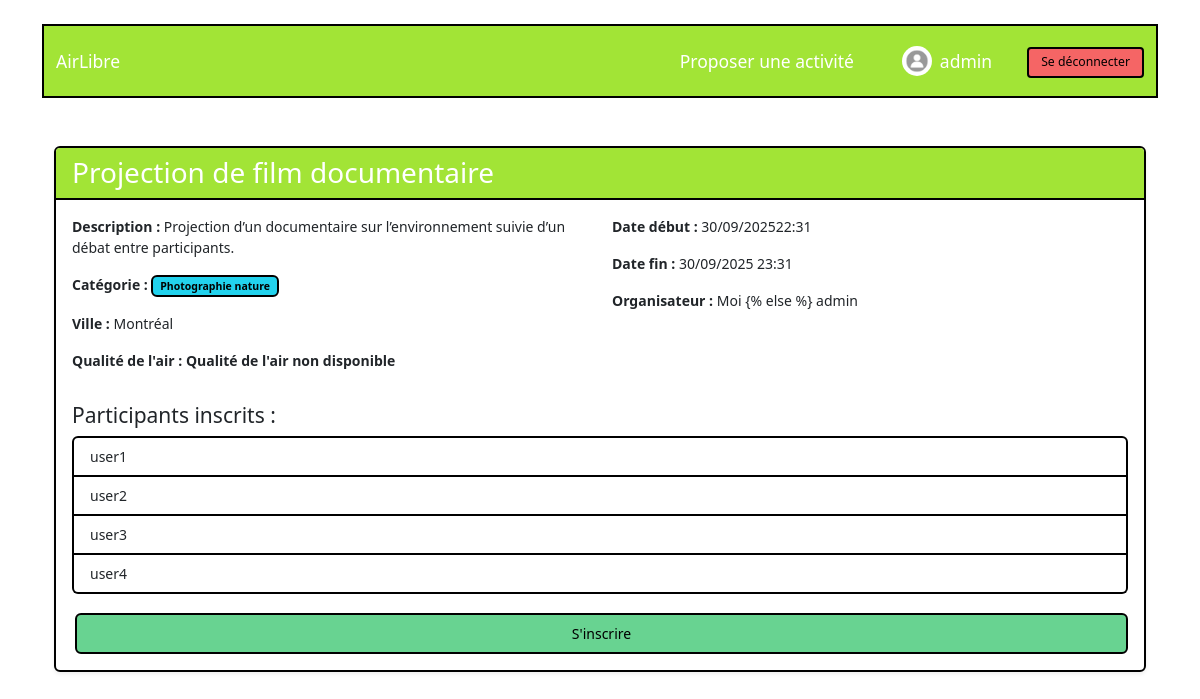
Page /activities/activity/4/ (signed in) on the earlier database version.
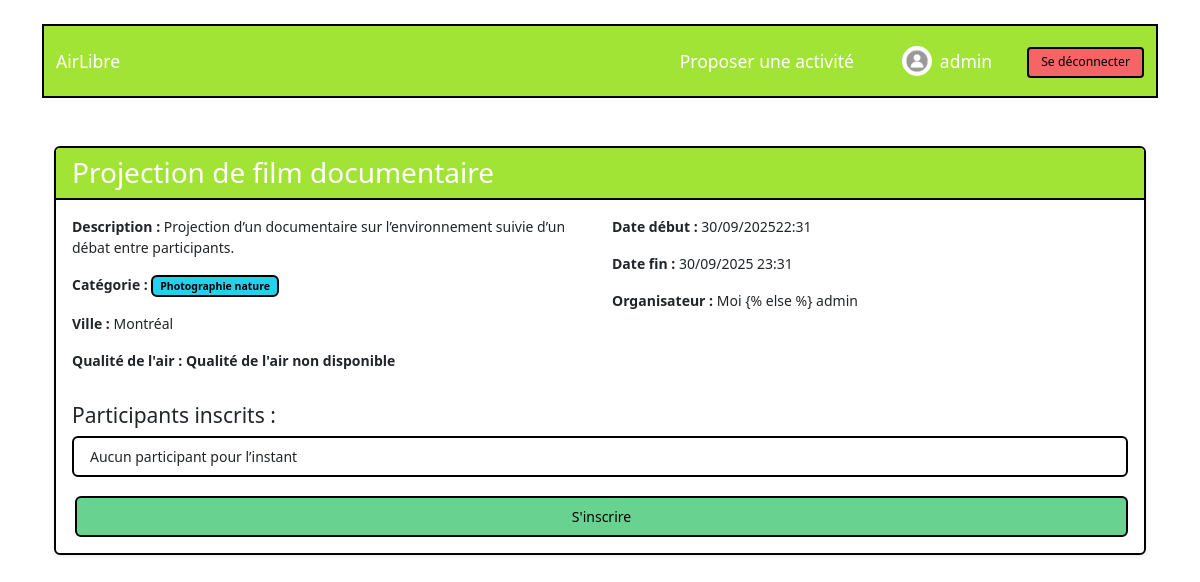
Same page on the later database version.
### activities/models.py (models this page shows, shortened)
class User(AbstractUser):
    avatar = models.ImageField(upload_to='avatars/', null=True, blank=True)
    bio = models.TextField(max_length=500, null=True, blank=True)
    ADMIN = 1
    PARTICIPANT = 2
    ORGANISATEUR = 3
    ROLES_UTILISATEURS = [
        (ADMIN, 'Admin'),
        (PARTICIPANT, 'Participant'),
        (ORGANISATEUR, 'Organisateur'),
    ]
    role = models.PositiveSmallIntegerField(
        choices=ROLES_UTILISATEURS,
        blank=True,
        null=True,
        verbose_name="Rôle",
    )
    class Meta:
        verbose_name = "Utilisateur"
        verbose_name_plural = "Utilisateurs"
        default_related_name = 'users_%(class)s_set'
        ordering = ["username"]

### activities/views.py (the view, shortened to what this page needs)
# urls.py: path("activity/<int:pk>/", views.activity_detail, name="activity_detail"),
def activity_detail(request, pk):
    activity = get_object_or_404(Activity, pk=pk)
    air_quality = get_air_quality(activity.location_city)
    est_inscrit = activity.attendees.filter(id=request.user.id).exists()
    context = {
        "activity": activity,
        "air_quality": air_quality,
        "est_inscrit": est_inscrit,
    }
    return render(request, "activities/detail-activite.html", context)

### activities/views.py (called while the page is built)
def get_air_quality(city: str):
    token = settings.AQICN_TOKEN
    api_url = f"https://api.waqi.info/feed/{city}/?token={token}"
    try:
        response = requests.get(api_url, timeout=5)
        if response.status_code == 200:
            data = response.json()
            if data.get("status") == "ok":
                air_quality = data["data"]["aqi"]
                return air_quality if air_quality is not None else "Non disponible"
            else:
                return "Ville introuvable"
        return "Erreur API"
    except requests.RequestException:
        return "Qualité de l'air non disponible"

### activities/templates/activities/detail-activite.html
{% extends "activities/layout.html" %} {% block content %}
<div class="container mt-5">
  <div class="card shadow-sm">
    <div class="card-header bg-primary text-white">
      <h2 class="mb-0">{{ activity.title }}</h2>
    </div>
    <div class="card-body">
      <div class="row mb-3">
        <div class="col-md-6">
          <p><strong>Description :</strong> {{ activity.description }}</p>
          <p>
            <strong>Catégorie :</strong>
            <span class="badge bg-info text-dark"
              >{{ activity.category.name }}</span
            >
          </p>
          <p><strong>Ville :</strong> {{ activity.location_city }}</p>
          <p>
            <strong>Qualité de l'air :</strong>
            <span class="fw-bold">
              <span>{{ air_quality }}</span>
            </span>
          </p>
        </div>
        <div class="col-md-6">
          <p>
            <strong>Date début :</strong>
            {{activity.start_time|date:"d/m/YH:i"}}
          </p>
          <p>
            <strong>Date fin :</strong> {{ activity.end_time|date:"d/m/Y H:i" }}
          </p>
          <p>
            <strong>Organisateur :</strong>
            {% if user.is_authenticated and user == activity.proposer %} Moi {%
            else %} {{ activity.proposer.username }} {% endif %}
          </p>
        </div>
      </div>
      <h4>Participants inscrits :</h4>
      <ul class="list-group mb-3">
        {% for participant in activity.attendees.all %}
        <li class="list-group-item">
          {% if user.is_authenticated and user == participant %} Moi {% else %}
          {{ participant.username }} {% endif %}
        </li>
        {% empty %}
        <li class="list-group-item">Aucun participant pour l’instant</li>
        {% endfor %}
      </ul>
      {% if user.is_authenticated %}
      <form method="post" class="d-flex gap-2">
        {% csrf_token %} {% if est_inscrit %}
        <button
          type="submit"
          name="desinscrit"
          class="btn btn-outline-danger flex-fill"
        >
          Se désinscrire
        </button>
        {% else %}
        <button
          type="submit"
          name="inscrit"
          class="btn btn-outline-success flex-fill"
        >
          S'inscrire
        </button>
        {% endif %}
      </form>
      {% else %}
      <p class="mt-3">
        <a href="{% url 'login' %}" class="btn btn-primary">Connectez-vous</a>
        pour vous inscrire.
      </p>
      {% endif %}
    </div>
  </div>
</div>
{% endblock %}

Differences in the rows shown:
removed User: username "user1"
removed User: username "user2"
removed User: username "user3"
removed User: username "user4"
Other differences:
text now shown: "Aucun participant pour l’instant"
